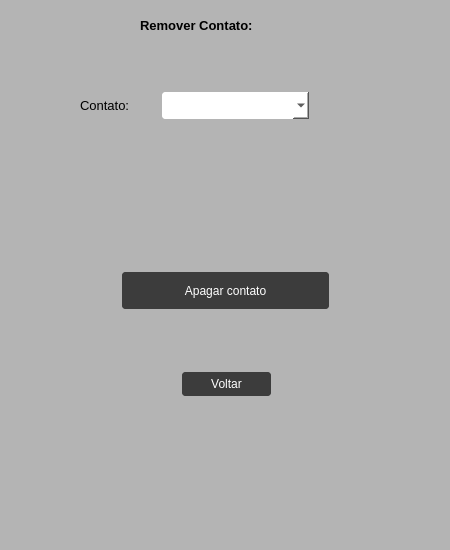
<?xml version="1.0" encoding="UTF-8"?>
<ui version="4.0">
 <class>RemoveContactWindow</class>
 <widget class="QMainWindow" name="RemoveContactWindow">
  <property name="geometry">
   <rect>
    <x>0</x>
    <y>0</y>
    <width>450</width>
    <height>550</height>
   </rect>
  </property>
  <property name="maximumSize">
   <size>
    <width>450</width>
    <height>550</height>
   </size>
  </property>
  <property name="windowTitle">
   <string>MainWindow</string>
  </property>
  <property name="styleSheet">
   <string notr="true">background-color: rgb(180, 180, 180);</string>
  </property>
  <widget class="QWidget" name="centralwidget">
   <widget class="QLabel" name="label">
    <property name="geometry">
     <rect>
      <x>140</x>
      <y>10</y>
      <width>191</width>
      <height>31</height>
     </rect>
    </property>
    <property name="font">
     <font>
      <pointsize>10</pointsize>
      <weight>75</weight>
      <bold>true</bold>
     </font>
    </property>
    <property name="text">
     <string>Remover Contato:</string>
    </property>
   </widget>
   <widget class="QLabel" name="label_2">
    <property name="geometry">
     <rect>
      <x>80</x>
      <y>90</y>
      <width>71</width>
      <height>31</height>
     </rect>
    </property>
    <property name="font">
     <font>
      <pointsize>10</pointsize>
     </font>
    </property>
    <property name="text">
     <string>Contato: </string>
    </property>
   </widget>
   <widget class="QComboBox" name="comboBox">
    <property name="geometry">
     <rect>
      <x>160</x>
      <y>90</y>
      <width>151</width>
      <height>31</height>
     </rect>
    </property>
    <property name="styleSheet">
     <string notr="true">QComboBox{	
	background-color: rgb(255, 255, 255);
	border-radius: 5px;
	border: 2px solid rgb(180, 180, 180);
	padding-left: 8px;
}
QComboBox:on{	
	border: 4px solid #c2dbfe;	
}
QComboBox QListView{
	font-size: 12px;
	border: 1x solid rgb(0,0,10%);
	padding: 5px;
	background-color: #fff;
	outline: 0px;
}</string>
    </property>
   </widget>
   <widget class="QPushButton" name="pushButton">
    <property name="geometry">
     <rect>
      <x>120</x>
      <y>270</y>
      <width>211</width>
      <height>41</height>
     </rect>
    </property>
    <property name="styleSheet">
     <string notr="true">QPushButton {
	background-color: rgb(60, 60, 60);
	border: 2px solid rgb(180, 180, 180);
	border-radius: 5px;
	padding: 2px;
	color: rgb(255, 255, 255);
}
QPushButton:hover{
	background-color: rgb(60, 60, 60);
	border: 2px solid rgb(55, 55, 55);
}
QPushButton:pressed{
	background-color: rgb(250, 230, 0);
	border: 2px solid rgb(255, 165, 24);
}</string>
    </property>
    <property name="text">
     <string>Apagar contato</string>
    </property>
   </widget>
   <widget class="QPushButton" name="backButton">
    <property name="geometry">
     <rect>
      <x>180</x>
      <y>370</y>
      <width>93</width>
      <height>28</height>
     </rect>
    </property>
    <property name="styleSheet">
     <string notr="true">QPushButton {
	background-color: rgb(60, 60, 60);
	border: 2px solid rgb(180, 180, 180);
	border-radius: 5px;
	padding: 2px;
	color: rgb(255, 255, 255);
}
QPushButton:hover{
	background-color: rgb(60, 60, 60);
	border: 2px solid rgb(55, 55, 55);
}
QPushButton:pressed{
	background-color: rgb(250, 230, 0);
	border: 2px solid rgb(255, 165, 24);
}</string>
    </property>
    <property name="text">
     <string>Voltar</string>
    </property>
   </widget>
  </widget>
  <widget class="QMenuBar" name="menubar">
   <property name="geometry">
    <rect>
     <x>0</x>
     <y>0</y>
     <width>450</width>
     <height>26</height>
    </rect>
   </property>
  </widget>
  <widget class="QStatusBar" name="statusbar"/>
 </widget>
 <resources/>
 <connections/>
</ui>
